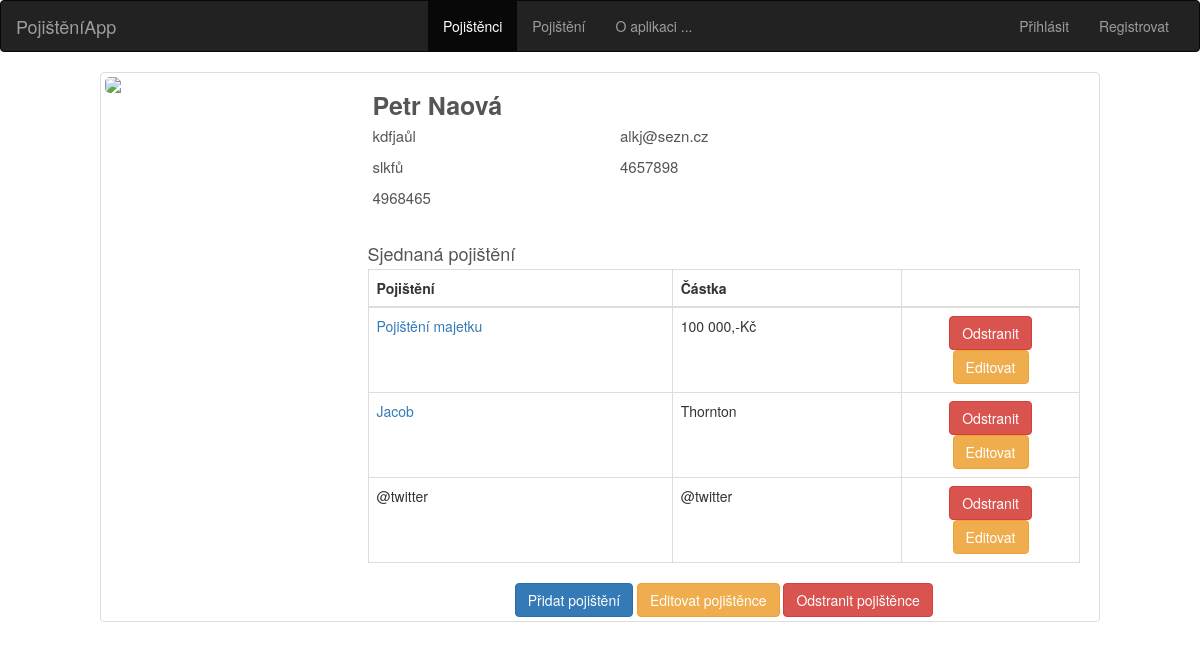
Page /pojistenci/detail/5 on the committed database.
### tables this page shows
CREATE TABLE pojistenci (
    id integer primary key autoincrement,
    jmeno integer not null,
    prijmeni  integer not null,
    adresa  integer not null,
    mesto  integer not null,
    psc  integer not null,
    telefon  integer not null,
    email  integer not null
);

### app.py (the view)
@app.route('/pojistenci/detail/<id>', methods = ['POST', 'GET'])
def pojistenci_detail(id):
    db=get_db()
    cur = db.execute('SELECT * FROM pojistenci WHERE id=?', [id])
    result = cur.fetchone()
    return render_template('pojistenec_detail.html', page_title='Pojištěnec {}'.format(result['prijmeni']), data = result)

### app.py (called while the page is built)
def connect_db():
    sql = sqlite3.connect('/home/honza/web_development/IT_Network_Full_App/pojisteni.db')
    sql.row_factory = sqlite3.Row
    return sql

def get_db():
    if not hasattr(g, 'sqlite_db'):
        g.sqlite_db = connect_db()
    return g.sqlite_db

### templates/pojistenec_detail.html
{% extends 'base.html' %}
{% block body %}
<div class="container-fluid">
    <div class="row">
        <div class="profile-head">
            <div class="profiles col-xs-8 col-xs-push-2  col-sm-10 col-sm-push-1 thumbnail">
                <div class="col-md-3 col-sm-3 col-xs-12">
                    <div class="row">
                        <img src="https://bootdey.com/img/Content/avatar/avatar6.png" class="img-responsive"/>
                    </div>
                </div>
                <div class="col-md-9">
                    <div class="row">
                        <span class="col-sm-12"><h5>{{ data['jmeno'] }} {{ data['prijmeni'] }}</h5></span>
                        <div class="col-md-4 col-sm-6 col-xs-12">
                            <ul>
                                <li><span>{{ data['adresa'] }}</span></li>
                                <li><span>{{ data['mesto'] }}</span></li>
                                <li><span>{{ data['psc'] }}</span></li>
                            </ul>
                        </div>
                        <div class="col-md-4 col-sm-6 col-xs-12">
                            <ul>
                                <li><span>{{ data['email'] }}</span></li>
                                <li><span>{{ data['telefon'] }}</span></li>
                            </ul>
                        </div>
                    </div>
                    <div class="top-buffer">
                        <span class=""><h4>Sjednaná pojištění</h4></span>
                        <table class="table table-bordered">
                            <thead>
                            <tr>
                                <th scope="col">Pojištění</th>
                                <th scope="col">Částka</th>
                                <th scope="col"></th>
                            </tr>
                            </thead>
                            <tbody>
                            <tr>
                                <td><a href="{{ url_for('pojistenci_detail', id=1) }}" name="id">Pojištění majetku</a>
                                </td>
                                <td>100 000,-Kč</td>
                                <td class="article_wrapper col-md-3">
                                    <a class="btn btn-danger" href="#" role="button">Odstranit</a>
                                    <a class="btn btn-warning" href="#" role="button">Editovat</a>
                                </td>
                            </tr>
                            <tr>
                                <td><a href="{{ url_for('pojistenci_detail', id=2) }}" name="id">Jacob</a></td>
                                <td>Thornton</td>
                                <td class="article_wrapper col-md-3">
                                    <a class="btn btn-danger" href="#" role="button">Odstranit</a>
                                    <a class="btn btn-warning" href="#" role="button">Editovat</a>
                                </td>
                            </tr>
                            <tr>
                                <td>@twitter</td>
                                <td>@twitter</td>
                                <td class="article_wrapper col-md-3">
                                    <a class="btn btn-danger" href="#" role="button">Odstranit</a>
                                    <a class="btn btn-warning" href="#" role="button">Editovat</a>
                                </td>
                            </tr>
                            </tbody>
                        </table>
                    </div>
                    <div class="col-md-12">
                        <form method="post" action="{{ url_for('get_member', id=data['id']) }}">
                        <div class="article_wrapper">
                            <button name="submit" value='add_pojisteni' class="btn btn-primary" type="submit">Přidat pojištění</button>
                            <button name="submit" value='edit' class="btn btn-warning" type="submit">Editovat pojištěnce</button>
                            <button name="submit" value='delete' class="btn btn-danger" type="submit">Odstranit pojištěnce</button>
                        </div>
                        </form>
                    </div>
                </div>
            </div>
        </div>
    </div>
</div>
{% endblock %}

### static/theme.css (style rules this page uses)
html, body { height: 100%; }
.container, .row { height: 100%; min-height: 100%; }
.top-buffer { margin-top:20px; }
.article_wrapper { text-align: center; background-color:none; }
.profile-head { height: 400px; width: 100%; float: left; position: relative; }
.profile-head img { margin: 0 auto; border-radius: 5px; max-width: 100%; width: 100%; }
.profile-head h5 { width: 100%; padding: 5px 5px 0px 5px; text-align: justify; font-weight: bold; color: #555; font-size: 25px; text-transform: capitalize; margin-bottom: 0; }
.profile-head ul { list-style: none; padding: 0; }
.profile-head ul li { display: block; color: #555; padding: 5px; font-weight: 400; font-size: 15px; }
.profile-head ul li span { color: #555; padding-right: 10px; }
.profile-head h4 { color: #555; margin-bottom: 5px; }

### rows in the picture
pojistenci: jmeno "Petr", prijmeni "Naová", adresa "kdfjaůl", mesto "slkfů", psc "4968465", email "alkj@sezn.cz", telefon "4657898"
